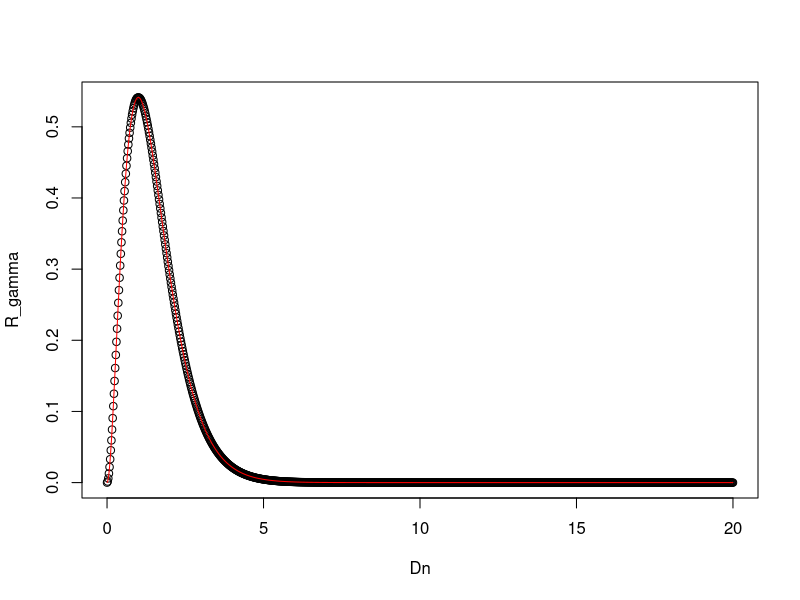
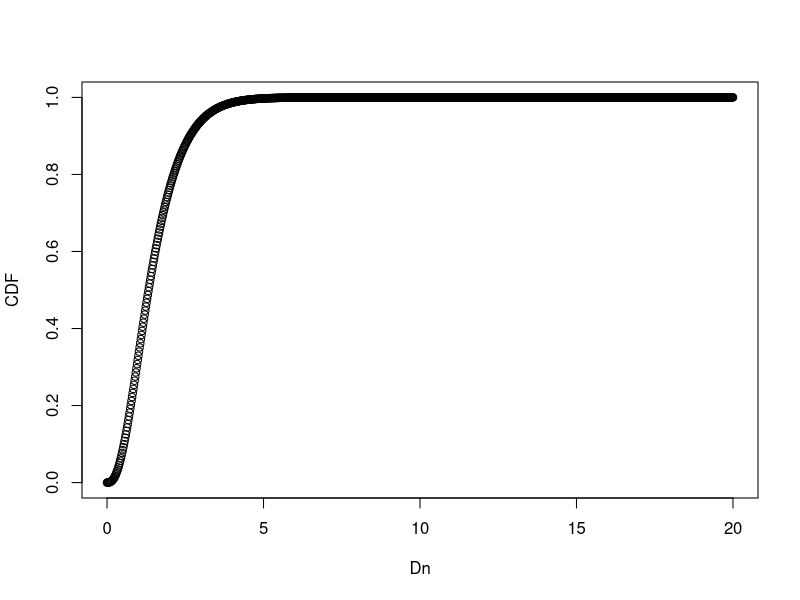

These figures' R source, in order:
# Purpose: I am having lots of problems wiht the Dn stuff... I think it is becasue I jummped the gun and jsut started coding.. 
# Here I am going to look into the different ways to figure out the gamma distribtuion. 

Dn <- seq(0, 20, length.out = 1000)
a <- 3 
b <- 1/2
R_gamma <- dgamma(Dn, shape = a, scale = b)

My_gamma <- sapply(Dn, function(x){( x ^ (a - 1) * exp(-x/b) ) / ( gamma(a) * b ^a ) }) 



plot(Dn, R_gamma)
lines(Dn, My_gamma, col = "red")


# Okay so part of the problem is the gamma distribtuions are different from one another.... which is annoying 
# that I wasted so much time not checking that out. This was an important reminder that you should never blindly 
# turst anything. Not even R. 

 
# Compare the percentiles??? 
R_Dc <- qgamma(.95, shape = a,  scale = b, lower.tail = TRUE)

CDF <- cumsum((My_gamma * diff(Dn)[1] ))
plot(Dn, CDF)
index <- which.min(abs(CDF - .95))
Dn[index]



# Oh wait yes they are the same thing 





x <- 1:100
y <- 10 + .4 * x

sd(y)
